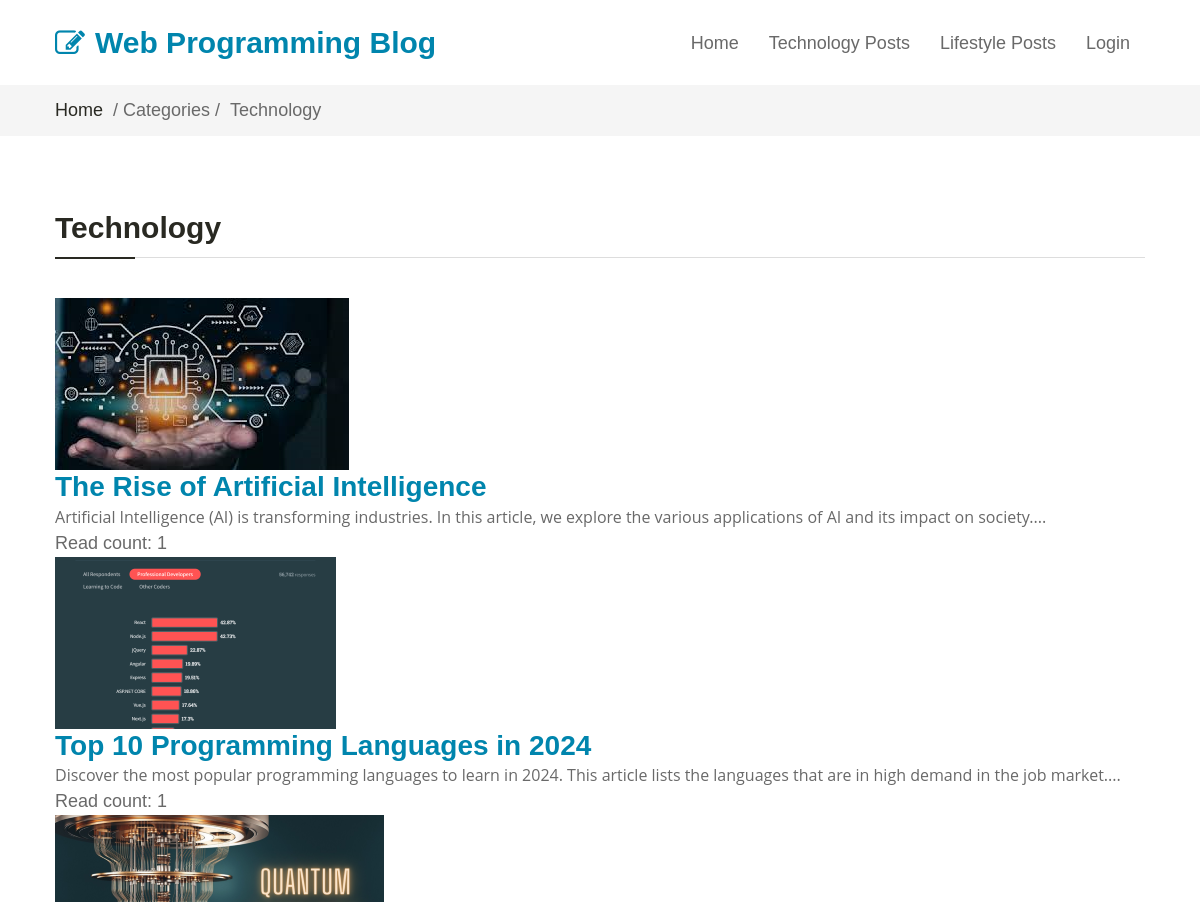
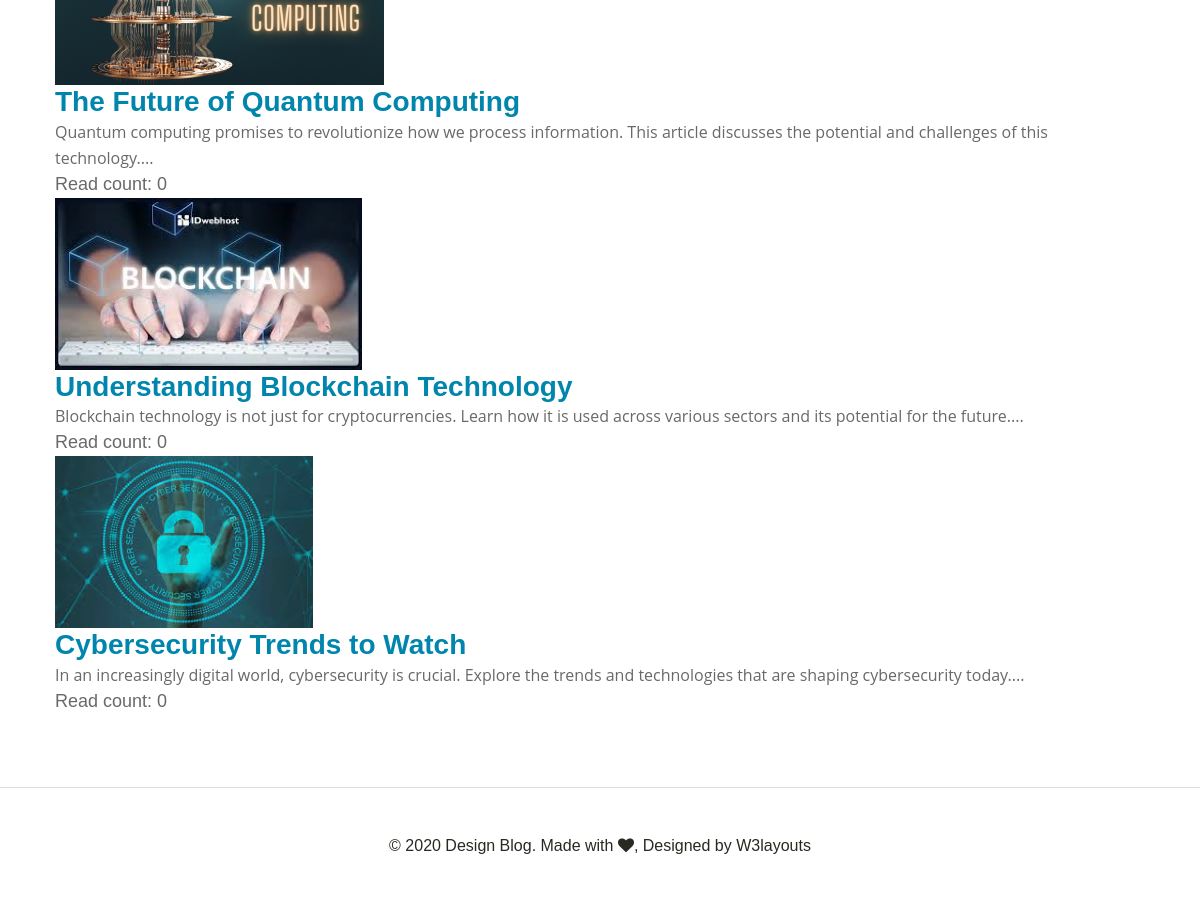
Screenshot of /technology.php with the database file from the repository (2 pictures, top to bottom).
### tables this page shows
CREATE TABLE `articles` (
  `id` bigint(20) NOT NULL,
  `title` varchar(255) NOT NULL,
  `content` text NOT NULL,
  `photo_path` varchar(255) DEFAULT NULL,
  `category_id` bigint(20) DEFAULT NULL,
  `created_at` timestamp NOT NULL DEFAULT current_timestamp(),
  `updated_at` timestamp NOT NULL DEFAULT current_timestamp() ON UPDATE current_timestamp(),
  `view_count` int(11) DEFAULT 0
);

### technology.php (the view, shortened to what this page needs)
<?php
include 'db.php';
$categoryId = 1;
$articlesQuery = "SELECT * FROM articles WHERE category_id = $categoryId ORDER BY created_at DESC LIMIT 5";
$articles = $conn->query($articlesQuery)->fetch_all(MYSQLI_ASSOC);
?>
<!doctype html>
<html lang="en">
<head>
    <link rel="stylesheet" href="assets/css/style-starter.css">
</head>
<body>
<header class="w3l-header">
    <nav class="navbar navbar-expand-lg navbar-light fill px-lg-0 py-0 px-3">
        <div class="container">
            <a class="navbar-brand" href="index.php">
                <span class="fa fa-pencil-square-o"></span> Web Programming Blog
            </a>
            <div class="collapse navbar-collapse" id="navbarSupportedContent">
                <ul class="navbar-nav ml-auto">
                    <li class="nav-item"><a class="nav-link" href="index.php">Home</a></li>
                    <li class="nav-item"><a class="nav-link" href="technology.php">Technology Posts</a></li>
                    <li class="nav-item"><a class="nav-link" href="lifestyle.php">Lifestyle Posts</a></li>
                    <li class="nav-item"><a class="nav-link" href="login.html">Login</a></li>
                </ul>
            </div>
        </div>
    </nav>
</header>
<nav id="breadcrumbs" class="breadcrumbs">
    <div class="container page-wrapper">
        <a href="index.php">Home</a> / Categories / <span>Technology</span>
    </div>
</nav>
<div class="w3l-searchblock w3l-homeblock1 py-5">
    <div class="container py-lg-4 py-md-3">
        <h3 class="section-title-left">Technology</h3>
        <div id="articles">
            <?php foreach ($articles as $article): ?>
                <div class="article">
                    <?php if (!empty($article['photo_path'])): ?>
                        <img src="uploads/<?= $article['photo_path']; ?>" alt="<?= $article['title']; ?>" style="max-width: 100%; height: auto;">
                    <?php endif; ?>
                    <h3><a href="article.php?id=<?= $article['id']; ?>"><?= $article['title']; ?></a></h3>
                    <p><?= substr($article['content'], 0, 150); ?>...</p>
                    <span>Read count: <?= $article['view_count']; ?></span>
                </div>
            <?php endforeach; ?>
        </div>
    </div>
</div>
<footer class="w3l-footer-16">
    <div class="footer-content py-lg-5 py-4 text-center">
        <div class="container">
            <h6>© 2020 Design Blog. Made with <span class="fa fa-heart"></span>, Designed by W3layouts</h6>
        </div>
    </div>
</footer>
</body>
</html>

### rows the page displays
articles: photo_path (picture), title "The Rise of Artificial Intelligence", content "Artificial Intelligence (AI) is transforming industries. In this article, we explore the various applications of AI and its impact on society.", view_count "1"
articles: photo_path (picture), title "Top 10 Programming Languages in 2024", content "Discover the most popular programming languages to learn in 2024. This article lists the languages that are in high demand in the job market.", view_count "1"
articles: photo_path (picture), title "The Future of Quantum Computing", content "Quantum computing promises to revolutionize how we process information. This article discusses the potential and challenges of this technology.", view_count "0"
articles: photo_path (picture), title "Understanding Blockchain Technology", content "Blockchain technology is not just for cryptocurrencies. Learn how it is used across various sectors and its potential for the future.", view_count "0"
articles: photo_path (picture), title "Cybersecurity Trends to Watch", content "In an increasingly digital world, cybersecurity is crucial. Explore the trends and technologies that are shaping cybersecurity today.", view_count "0"
